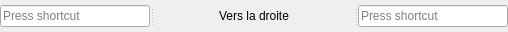
                <widget class="QSplitter" name="splitter_38">
                 <property name="sizePolicy">
                  <sizepolicy hsizetype="Fixed" vsizetype="Fixed">
                   <horstretch>0</horstretch>
                   <verstretch>0</verstretch>
                  </sizepolicy>
                 </property>
                 <property name="minimumSize">
                  <size>
                   <width>502</width>
                   <height>32</height>
                  </size>
                 </property>
                 <property name="orientation">
                  <enum>Qt::Horizontal</enum>
                 </property>
                 <widget class="QKeySequenceEdit" name="_2Player_1_KeyPieceRightMovement">
                  <property name="sizePolicy">
                   <sizepolicy hsizetype="Fixed" vsizetype="Fixed">
                    <horstretch>0</horstretch>
                    <verstretch>0</verstretch>
                   </sizepolicy>
                  </property>
                  <property name="minimumSize">
                   <size>
                    <width>150</width>
                    <height>32</height>
                   </size>
                  </property>
                  <property name="maximumSize">
                   <size>
                    <width>150</width>
                    <height>32</height>
                   </size>
                  </property>
                 </widget>
                 <widget class="QLabel" name="label_33">
                  <property name="sizePolicy">
                   <sizepolicy hsizetype="Fixed" vsizetype="Fixed">
                    <horstretch>0</horstretch>
                    <verstretch>0</verstretch>
                   </sizepolicy>
                  </property>
                  <property name="minimumSize">
                   <size>
                    <width>200</width>
                    <height>32</height>
                   </size>
                  </property>
                  <property name="maximumSize">
                   <size>
                    <width>200</width>
                    <height>32</height>
                   </size>
                  </property>
                  <property name="text">
                   <string>Vers la droite</string>
                  </property>
                  <property name="alignment">
                   <set>Qt::AlignCenter</set>
                  </property>
                 </widget>
                 <widget class="QKeySequenceEdit" name="_2Player_2_KeyPieceRightMovement">
                  <property name="sizePolicy">
                   <sizepolicy hsizetype="Fixed" vsizetype="Fixed">
                    <horstretch>0</horstretch>
                    <verstretch>0</verstretch>
                   </sizepolicy>
                  </property>
                  <property name="minimumSize">
                   <size>
                    <width>150</width>
                    <height>32</height>
                   </size>
                  </property>
                  <property name="maximumSize">
                   <size>
                    <width>150</width>
                    <height>32</height>
                   </size>
                  </property>
                 </widget>
                </widget>
